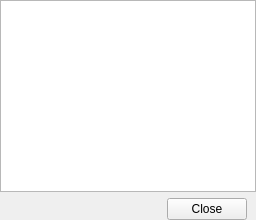
<?xml version="1.0" encoding="UTF-8"?>
<ui version="4.0">
 <class>AuthorReview</class>
 <widget class="QWidget" name="AuthorReview">
  <layout class="QVBoxLayout" name="verticalLayout">
   <property name="leftMargin">
    <number>0</number>
   </property>
   <property name="topMargin">
    <number>0</number>
   </property>
   <property name="rightMargin">
    <number>0</number>
   </property>
   <property name="bottomMargin">
    <number>0</number>
   </property>
   <item>
    <widget class="QListView" name="view">
     <property name="verticalScrollBarPolicy">
      <enum>Qt::ScrollBarPolicy::ScrollBarAlwaysOff</enum>
     </property>
     <property name="horizontalScrollBarPolicy">
      <enum>Qt::ScrollBarPolicy::ScrollBarAlwaysOff</enum>
     </property>
     <property name="verticalScrollMode">
      <enum>QAbstractItemView::ScrollMode::ScrollPerPixel</enum>
     </property>
     <property name="wordWrap">
      <bool>true</bool>
     </property>
    </widget>
   </item>
   <item>
    <layout class="QHBoxLayout" name="horizontalLayout">
     <property name="rightMargin">
      <number>9</number>
     </property>
     <item>
      <spacer name="horizontalSpacer">
       <property name="orientation">
        <enum>Qt::Orientation::Horizontal</enum>
       </property>
       <property name="sizeHint" stdset="0">
        <size>
         <width>40</width>
         <height>20</height>
        </size>
       </property>
      </spacer>
     </item>
     <item>
      <widget class="QPushButton" name="btnClose">
       <property name="text">
        <string>Close</string>
       </property>
      </widget>
     </item>
    </layout>
   </item>
  </layout>
 </widget>
 <layoutdefault spacing="6" margin="11"/>
 <resources/>
 <connections/>
</ui>
